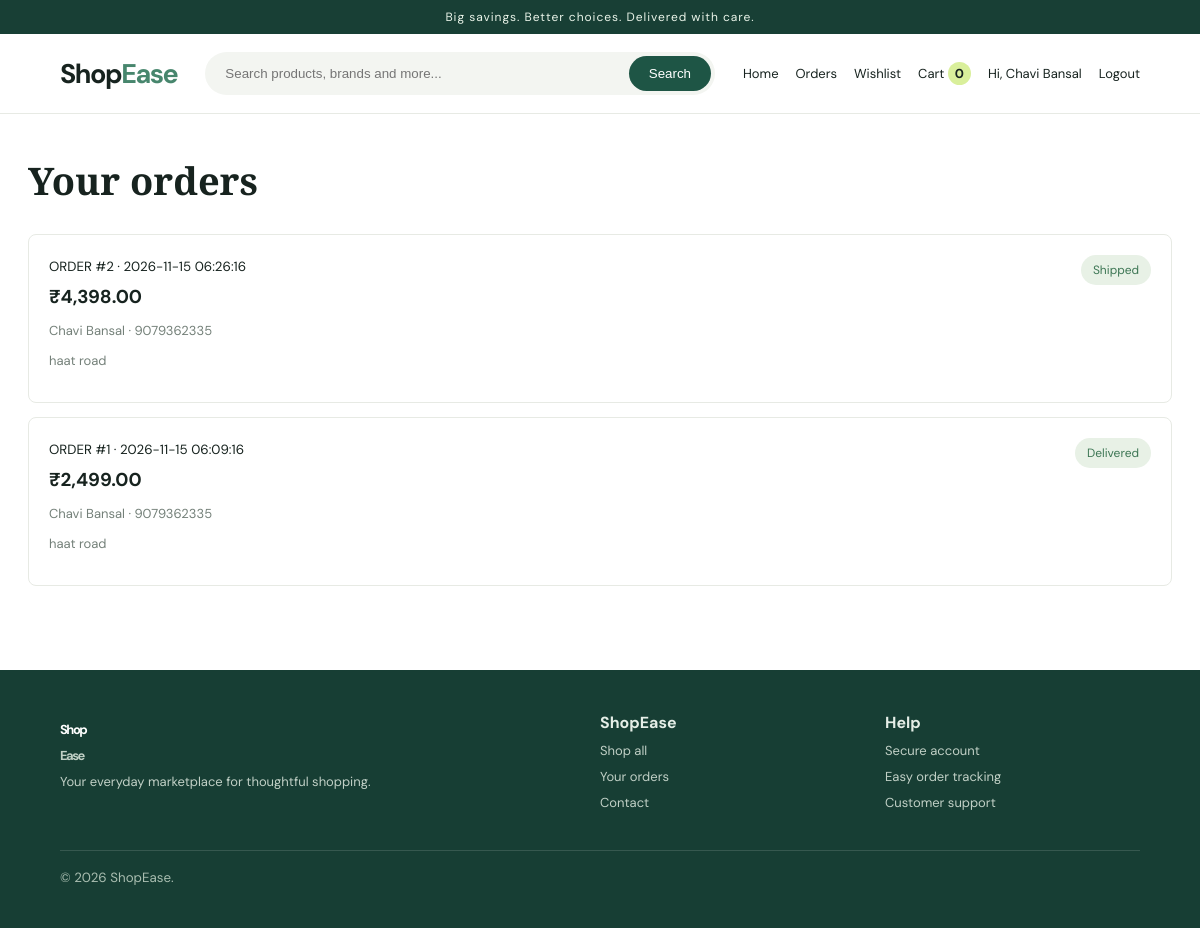
Screenshot of /orders.php (signed in) with the database file from the repository.
### tables this page shows
CREATE TABLE `orders` (
  `id` int(11) NOT NULL,
  `user_id` int(11) NOT NULL,
  `total` decimal(10,2) NOT NULL,
  `status` varchar(40) NOT NULL DEFAULT 'Placed',
  `customer_name` varchar(120) DEFAULT NULL,
  `phone` varchar(40) DEFAULT NULL,
  `address` text DEFAULT NULL,
  `payment_method` varchar(60) DEFAULT NULL,
  `created_at` timestamp NOT NULL DEFAULT current_timestamp()
);

### config.php (called while the page is built, shortened)
<?php
function h(?string $value): string { return htmlspecialchars((string)$value, ENT_QUOTES, 'UTF-8'); }
function money(float|int|string $amount): string { return '₹' . number_format((float)$amount, 2); }

### orders.php (the view)
<?php require __DIR__.'/config.php';require_login();$s=$pdo->prepare("SELECT * FROM orders WHERE user_id=? ORDER BY id DESC");$s->execute([current_user()['id']]);$orders=$s->fetchAll();$pageTitle='Your orders';require __DIR__.'/includes/header.php';?><h1 class="page-title">Your orders</h1><?php if(isset($_GET['placed'])): ?><div class="notice">Your order has been placed successfully.</div><?php endif; ?><?php if(!$orders): ?><div class="empty"><h2>No orders yet</h2><a class="btn" href="<?= url() ?>">Start shopping</a></div><?php endif; ?><?php foreach($orders as $o): ?><article class="order-card"><div><small>ORDER #<?= $o['id'] ?> · <?= h($o['created_at']) ?></small><h3><?= money($o['total']) ?></h3><p><?= h($o['customer_name']) ?> · <?= h($o['phone']) ?></p><p><?= h($o['address']) ?></p></div><span class="status"><?= h($o['status']) ?></span></article><?php endforeach; ?><?php require __DIR__.'/includes/footer.php';?>

### assets/style.css (style rules this page uses)
:root { --ink:#17231f;--muted:#748079;--green:#1e5545;--lime:#d9ef9b;--cream:#f6f7f2;--line:#e7eae4 }
* { box-sizing:border-box }
body { margin:0;background:#fff;color:var(--ink);font-family:'DM Sans',sans-serif }
.detail h1,.page-title { font:600 38px 'Playfair Display' }
.page-title { margin:12px 0 28px }
.order-card { border:1px solid var(--line);padding:20px;border-radius:8px;margin:14px 0;display:flex;justify-content:space-between;gap:20px }
.order-card h3 { margin:8px 0 }
.order-card p { font-size:13px;color:var(--muted) }
.status { background:#e8f1e6;color:#3d7654;padding:7px 12px;border-radius:20px;height:max-content;font-size:12px }

### rows the page displays
orders: id "2", created_at "2026-11-15 06:26:16", total "₹4,398.00", customer_name "Chavi Bansal", phone "9079362335", address "haat road", status "Shipped"
orders: id "1", created_at "2026-11-15 06:09:16", total "₹2,499.00", customer_name "Chavi Bansal", phone "9079362335", address "haat road", status "Delivered"

### other values shown
cart_count() "0"
$user['name'] "Chavi Bansal"
